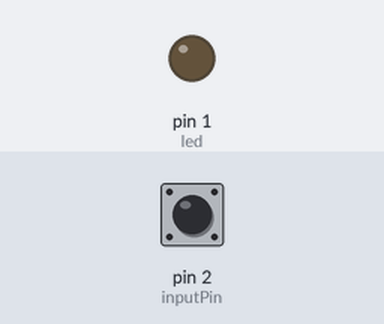
A sketch run on a simulated Arduino Uno, built with avr-gcc and run on an emulated ATmega328P. Parts: output pins drawn as LEDs (lit = HIGH). Dashed ring = blinking. Inputs (shaded band) come from the test bench; at power-on: pin 2 (inputPin) HIGH.

Above: at 1.2 s.
1.3 s: pin 2 (inputPin) pulled LOW for 3.2 s
At 5.54 s:
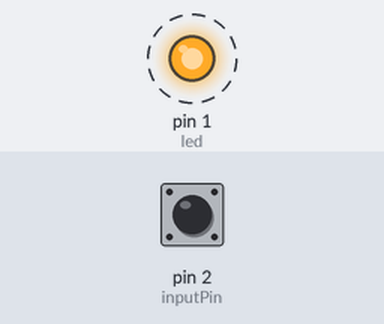
Timing chart, 0 to 13.5 s (numbered marks = the images above; inputs shaded):
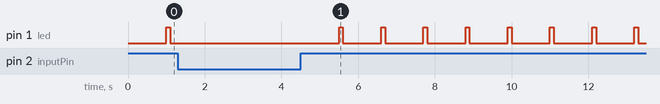

The sketch:

infinityDIGI.ino
```cpp
const int inputPin = 2;
const int led = 1;// The input pin you are using

void setup() {
  pinMode(led, OUTPUT);
  pinMode(inputPin, INPUT_PULLUP); // Set the input pin as INPUT
  digitalWrite(led, LOW);    // turn the LED off by making the voltage LOW
}

void loop() {
  if (isInputHighForDuration(inputPin, 1000)) {
    digitalWrite(led, HIGH);   // turn the LED on (HIGH is the voltage level)
    delay(100);               // wait for a second
    digitalWrite(led, LOW);    // turn the LED off by making the voltage LOW
  }
}

bool isInputHighForDuration(int pin, unsigned long duration) {
  unsigned long startTime = millis();

  while (digitalRead(pin) == HIGH) {
    if (millis() - startTime >= duration) {
      return true;
    }
  }

  return false;
}
```
